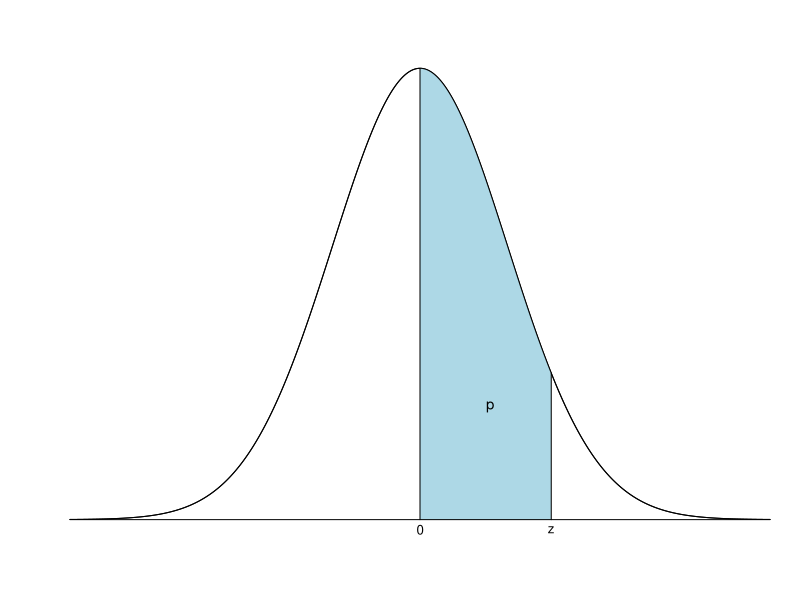
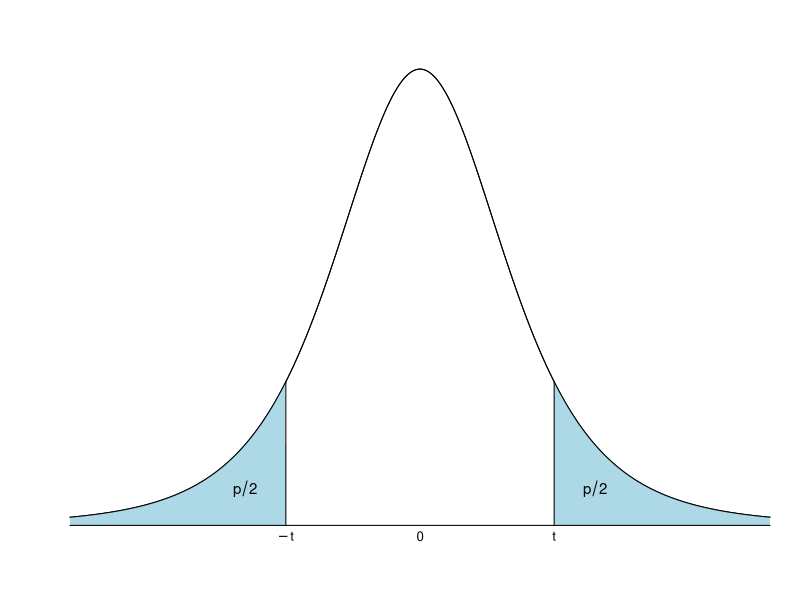
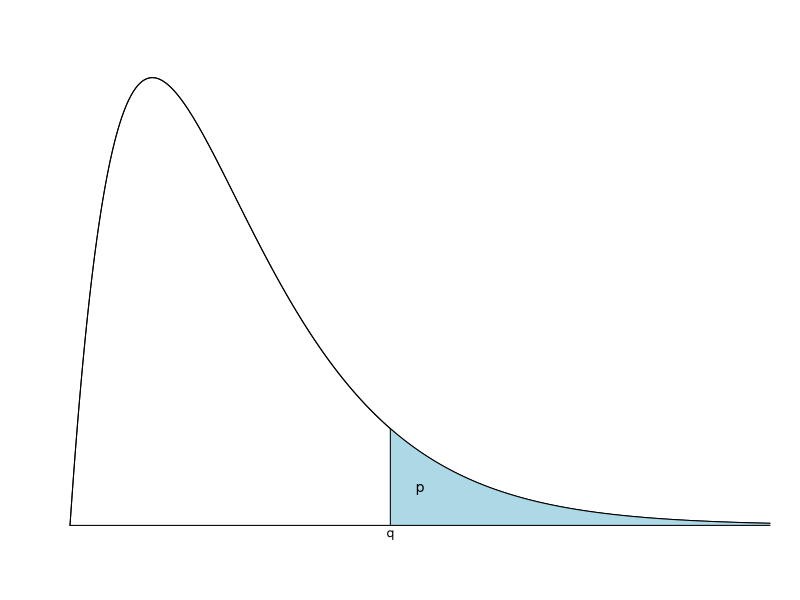
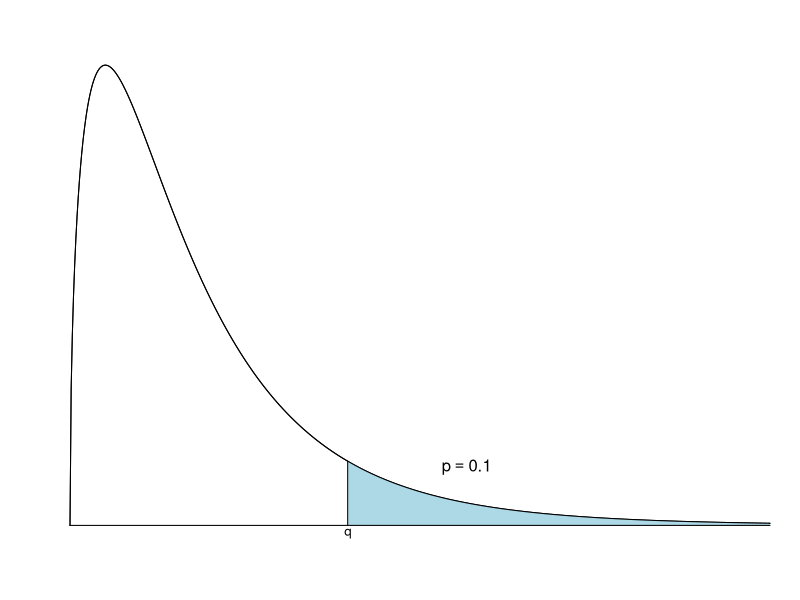
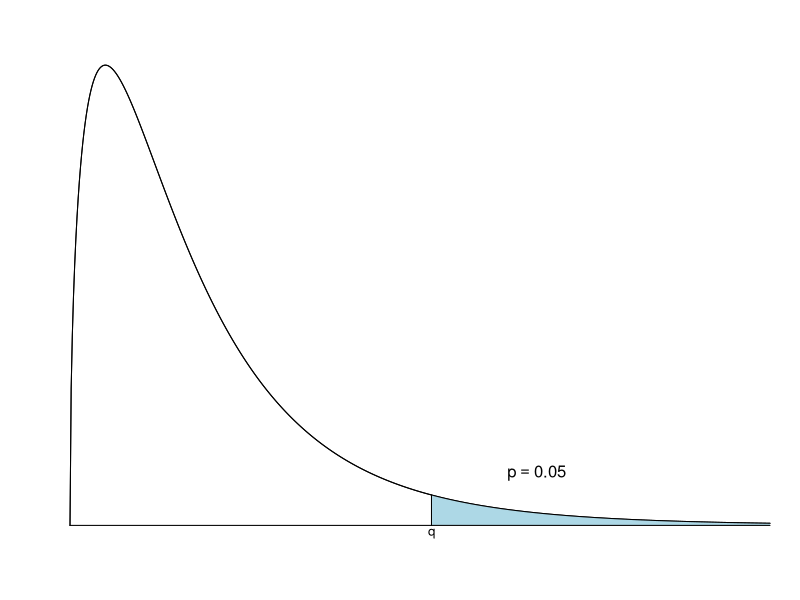
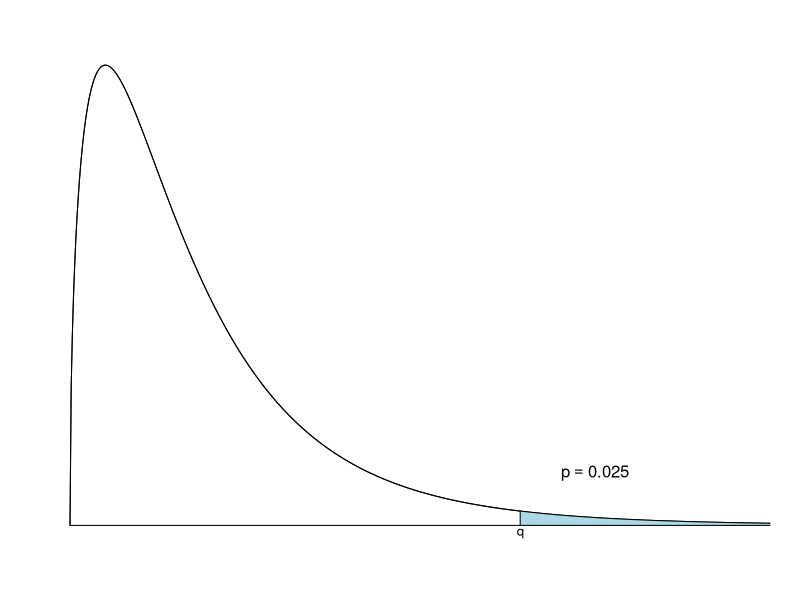
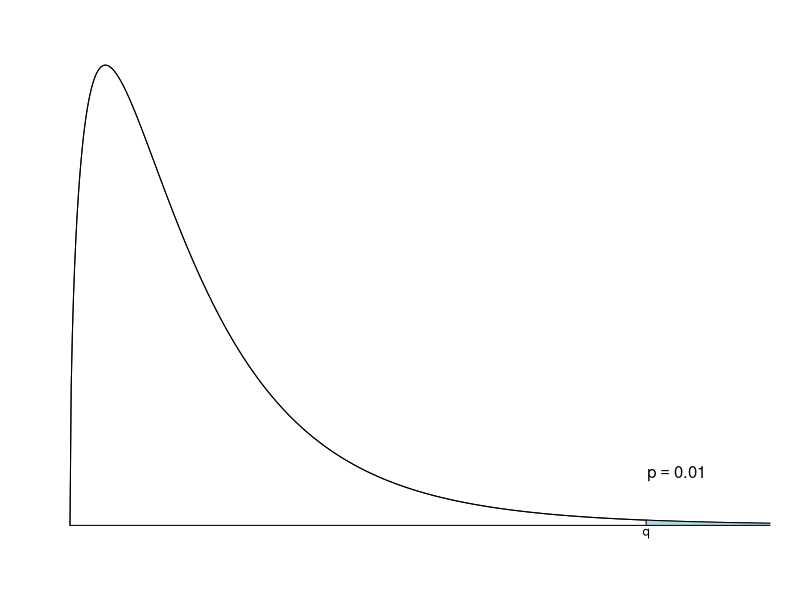
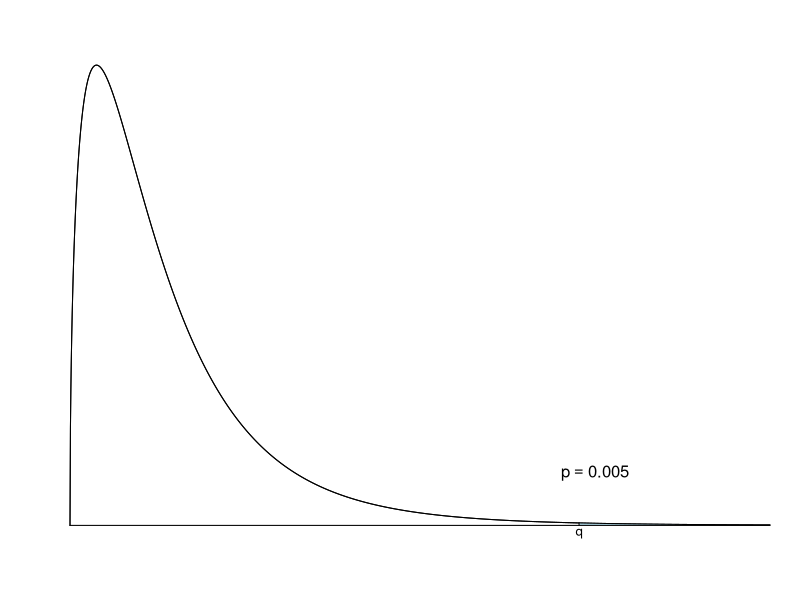

R code for these plots, in order:

# Copyright 2023 Felipe Queiroz. Permission is hereby granted, free of charge, to any person obtaining a copy of this software and associated documentation files (the "Software"), to deal in the Software without restriction, including without limitation the rights to use, copy, modify, merge, publish, distribute, sublicense, and/or sell copies of the Software, and to permit persons to whom the Software is furnished to do so, subject to the following conditions: The above copyright notice and this permission notice shall be included in all copies or substantial portions of the Software. The software is provided "as is", without warranty of any kind, express or implied, including but not limited to the warranties of merchantability, fitness for a particular purpose and noninfringement. In no event shall the authors or copyright holders be liable for any claim, damages or other liability, whether in an action of contract, tort or otherwise, arising from, out of or in connection with the software or the use or other dealings in the software.

## Tabelas - Estatística
require(xtable)


## Normal

z <- seq(0, 3.99, 0.01)
p <- round(pnorm(z) - 0.5, 5)
tab.normal <- matrix(p, nrow = 40, byrow = TRUE)
rownames(tab.normal) <- seq(0, 3.99, 0.1)
colnames(tab.normal) <- seq(0, 9, 1)
tab.normal

sink(file="rawtablenormal.txt")
xtable(tab.normal, digits = 5)
sink(file=NULL)

# Figura
pdf("plotnormal.pdf")
mar.default <- c(5,4,4,2) + 0.1
par(mar = mar.default + c(-2, -2, -2, -2)) 
a1 <- 0
a2 <- 1
gera <- rnorm(100, a1, a2)
x <- seq(-4,4, 0.01)
y <- dnorm(x, a1, a2)
plot(x, y, type = "l", axes = FALSE, ylim = c(0, max(y) + 0.007), ylab = "", xlab = "")
x1 <- seq(0, 1.5, 0.01) 
y1 <- dnorm(x1, a1, a2)
polygon(c(0, 0, x1, 1.5, 0), c(0, 0, y1, 0, 0), col = "lightblue", border = FALSE)
lines(x, y) 
text(1.5, -0.009, expression(z), cex = 0.8)
text(0, -0.009, expression(0), cex = 0.8)
text(0.8, 0.1, expression(p), cex = 0.9)

lines(x = c(0,0), y = c(0,dnorm(0)))
lines(x = c(1.5,1.5), y = c(0,dnorm(1.5)))
lines(x = c(-4,4), y = c(0,0))
dev.off()


## t-Student

nu <- c(2:30, 35, 40, 50, 60, 120)
p  <- c(90, 80, 70, 60, 50, 40, 30, 20, 10, 9, 8, 7, 6, 5, 4, 3, 2, 1, 0.5, 0.2, 0.1)/100
quant.t <- round(qt(p/2, nu[2], lower.tail = FALSE), 3)

tab.t <- matrix(rep(0, length(p)*length(nu)) ,ncol = length(p))
for(i in 1:length(nu)){
  tab.t[i,] <- round(qt(p/2, nu[i], lower.tail = FALSE), 3)
}
colnames(tab.t) = round(p*100, 2)
rownames(tab.t) = nu

sink(file="rawtablet.txt")
xtable(tab.t, digits = 3)
sink(file=NULL)

# Figura
pdf("plott.pdf")
mar.default <- c(5,4,4,2) + 0.1
par(mar = mar.default + c(-2.3, -2, -2, -2)) 
gera <- rt(100, df = 4)
x <- seq(-4, 4, 0.01)
y <- dt(x, 4)
plot(x, y, type = "l", axes = FALSE, ylim = c(0, max(y) + 0.007), ylab = "", xlab = "")
x1 <- seq(-4, qt(0.2/2, 4), 0.01) 
y1 <- dt(x1, 4)
polygon(c(-4, x1, qt(0.2/2, 4), -4,  0), c(0, y1, 0, 0,0), col = "lightblue", border = FALSE)
x1 <- seq(qt(0.2/2, 4, lower.tail = FALSE), 4,  0.01) 
y1 <- dt(x1, 4)
polygon(c(qt(0.2/2, 4, lower.tail = FALSE), x1, 4,  0), c(0, y1, 0,0), col = "lightblue", border = FALSE)
lines(x, y) 
text(qt(0.2/2, 4, lower.tail = FALSE), -0.009, expression(t), cex = 0.8)
text(qt(0.2/2, 4, lower.tail = TRUE), -0.009, expression(-t), cex = 0.8)
text(0, -0.009, expression(0), cex = 0.8)
text(-2, 0.03, expression(p/2), cex = 0.9)
text(2, 0.03, expression(p/2), cex = 0.9)
lines(x = c(qt(0.2/2, 4, lower.tail = FALSE), qt(0.2/2, 4, lower.tail = FALSE)), 
      y = c(0, dt(qt(0.2/2, 4, lower.tail = FALSE), 4)) )
lines(x = c(qt(0.2/2, 4, lower.tail = TRUE), qt(0.2/2, 4, lower.tail = TRUE)), 
      y = c(0, dt(qt(0.2/2, 4, lower.tail = TRUE), 4)) )
lines(x = c(-4,4), y = c(0,0) )
dev.off()


## Chi-quadrado

nu <- c(1:30, 35, 40, 45, 50)
p  <- c(99, 98, 97.5, 95, 90, 80, 70, 60, 50, 40, 30, 20, 10, 5, 4, 2.5, 2, 1, 0.2, 0.1)/100
quant.chi <- round(qt(p/2, nu[2], lower.tail = FALSE), 3)

quant.chi <- matrix(rep(0, length(p)*length(nu)) ,ncol = length(p))
for(i in 1:length(nu)){
  quant.chi[i,] <- round(qchisq(p, nu[i], lower.tail = FALSE), 3)
}
colnames(quant.chi) = round(p*100, 2)
rownames(quant.chi) = nu

sink(file="rawtablechi.txt")
xtable(quant.chi, digits = 3)
sink(file=NULL)

# Figura
pdf("plotchi.pdf")
mar.default <- c(5,4,4,2) + 0.1
par(mar = mar.default + c(-2.3, -2, -2, -2)) 
gera <- rchisq(100, df = 4)
x <- seq(0, 17, 0.01)
y <- dchisq(x, 4)
plot(x, y, type = "l", axes = FALSE, ylim = c(0, max(y) + 0.007), ylab = "", xlab = "")
x1 <- seq(qchisq(0.1, 4, lower.tail = FALSE), 17,  0.01) 
y1 <- dchisq(x1, 4)
polygon(c(qchisq(0.1, 4, lower.tail = FALSE), x1, 17,  0), c(0, y1, 0,0), col = "lightblue", border = FALSE)
lines(x, y) 

text(qchisq(0.1, 4, lower.tail = FALSE), -0.004, expression(q), cex = 0.8)
text(8.5, 0.015, expression(p), cex = 0.9)
lines(x = c(qchisq(0.1, 4, lower.tail = FALSE), qchisq(0.1, 4, lower.tail = FALSE)), 
      y = c(0, dchisq(qchisq(0.1, 4, lower.tail = FALSE), 4)) )
lines(x = c(0,17), y = c(0,0) )
dev.off()


## F de Snedecor p=0.1

num <- c(1:16, 18, 20, 30, 40, 60, 120)
den <- c(2:30, 40, 60, 120)

quant.f0.1 <- matrix(rep(0, length(num)*length(den)), ncol = length(num))
for(i in 1:length(num)){
  quant.f0.1[,i] <- round(qf(0.1, num[i], den, lower.tail = FALSE), 2)
}
colnames(quant.f0.1) = num
rownames(quant.f0.1) = den

sink(file="rawtablef01.txt")
xtable(quant.f0.1, digits = 2)
sink(file=NULL)

# Figura
pdf("plotf01.pdf")
mar.default <- c(5,4,4,2) + 0.1
par(mar = mar.default + c(-2.3, -2, -2, -2)) 
gera <- rf(100, 3, 20)
x <- seq(0, 6, 0.01)
y <- df(x, 3, 20)
plot(x, y, type = "l", axes = FALSE, ylim = c(0, max(y) + 0.007), ylab = "", xlab = "")
x1 <- seq(qf(0.1, 3, 20, lower.tail = FALSE), 6,  0.01) 
y1 <- df(x1, 3, 20)
polygon(c(qf(0.1, 3, 20, lower.tail = FALSE), x1, 6,  0), c(0, y1, 0,0), col = "lightblue", border = FALSE)
lines(x, y) 

text(qf(0.1, 3, 20, lower.tail = FALSE), -0.013, expression(q), cex = 0.8)
text(3.4, 0.09, expression(p == 0.1))
lines(x = c(qf(0.1, 3, 20, lower.tail = FALSE), qf(0.1, 3, 20, lower.tail = FALSE)), 
      y = c(0, df(qf(0.1, 3, 20, lower.tail = FALSE), 3, 20)) )
lines(x = c(0,6), y = c(0,0) )
dev.off()


## F de Snedecor p=0.05

num <- c(1:16, 18, 20, 30, 40, 60, 120)
den <- c(2:30, 40, 60, 120)

quant.f0.05 <- matrix(rep(0, length(num)*length(den)), ncol = length(num))
for(i in 1:length(num)){
  quant.f0.05[,i] <- round(qf(0.05, num[i], den, lower.tail = FALSE), 2)
}
colnames(quant.f0.05) = num
rownames(quant.f0.05) = den

sink(file="rawtablef005.txt")
xtable(quant.f0.05, digits = 2)
sink(file=NULL)

# Figura
pdf("plotf005.pdf")
mar.default <- c(5,4,4,2) + 0.1
par(mar = mar.default + c(-2.3, -2, -2, -2)) 
gera <- rf(100, 3, 20)
x <- seq(0, 6, 0.01)
y <- df(x, 3, 20)
plot(x, y, type = "l", axes = FALSE, ylim = c(0, max(y) + 0.007), ylab = "", xlab = "")
x1 <- seq(qf(0.05, 3, 20, lower.tail = FALSE), 6,  0.01) 
y1 <- df(x1, 3, 20)
polygon(c(qf(0.05, 3, 20, lower.tail = FALSE), x1, 6,  0), c(0, y1, 0,0), col = "lightblue", border = FALSE)
lines(x, y) 

text(qf(0.05, 3, 20, lower.tail = FALSE), -0.013, expression(q), cex = 0.8)
text(4, 0.08, expression(p == 0.05))
lines(x = c(qf(0.05, 3, 20, lower.tail = FALSE), qf(0.05, 3, 20, lower.tail = FALSE)), 
      y = c(0, df(qf(0.05, 3, 20, lower.tail = FALSE), 3, 20)) )
lines(x = c(0,6), y = c(0,0) )
dev.off()


## F de Snedecor p=0.025

num <- c(1:16, 18, 20, 30, 40, 60, 120)
den <- c(2:30, 40, 60, 120)

quant.f0.025 <- matrix(rep(0, length(num)*length(den)), ncol = length(num))
for(i in 1:length(num)){
  quant.f0.025[,i] <- round(qf(0.025, num[i], den, lower.tail = FALSE), 2)
}
colnames(quant.f0.025) = num
rownames(quant.f0.025) = den

sink(file="rawtablef0025.txt")
xtable(quant.f0.025, digits = 2)
sink(file=NULL)

# Figura
pdf("plotf0025.pdf")
mar.default <- c(5,4,4,2) + 0.1
par(mar = mar.default + c(-2.3, -2, -2, -2)) 
gera <- rf(100, 3, 20)
x <- seq(0, 6, 0.01)
y <- df(x, 3, 20)
plot(x, y, type = "l", axes = FALSE, ylim = c(0, max(y) + 0.007), ylab = "", xlab = "")
x1 <- seq(qf(0.025, 3, 20, lower.tail = FALSE), 6,  0.01) 
y1 <- df(x1, 3, 20)
polygon(c(qf(0.025, 3, 20, lower.tail = FALSE), x1, 6,  0), c(0, y1, 0,0), col = "lightblue", border = FALSE)
lines(x, y) 

text(qf(0.025, 3, 20, lower.tail = FALSE), -0.013, expression(q), cex = 0.8)
text(4.5, 0.08, expression(p == 0.025))
lines(x = c(qf(0.025, 3, 20, lower.tail = FALSE), qf(0.025, 3, 20, lower.tail = FALSE)), 
      y = c(0, df(qf(0.025, 3, 20, lower.tail = FALSE), 3, 20)) )
lines(x = c(0,6), y = c(0,0) )
dev.off()


## F de Snedecor p=0.01

num <- c(1:16, 18, 20, 30, 40, 60, 120)
den <- c(2:30, 40, 60, 120)

quant.f0.01 <- matrix(rep(0, length(num)*length(den)), ncol = length(num))
for(i in 1:length(num)){
  quant.f0.01[,i] <- round(qf(0.01, num[i], den, lower.tail = FALSE), 2)
}
colnames(quant.f0.01) = num
rownames(quant.f0.01) = den

sink(file="rawtablef001.txt")
xtable(quant.f0.01, digits = 2)
sink(file=NULL)

# Figura
pdf("plotf001.pdf")
mar.default <- c(5,4,4,2) + 0.1
par(mar = mar.default + c(-2.3, -2, -2, -2)) 
gera <- rf(100, 3, 20)
x <- seq(0, 6, 0.01)
y <- df(x, 3, 20)
plot(x, y, type = "l", axes = FALSE, ylim = c(0, max(y) + 0.007), ylab = "", xlab = "")
x1 <- seq(qf(0.01, 3, 20, lower.tail = FALSE), 6,  0.01) 
y1 <- df(x1, 3, 20)
polygon(c(qf(0.01, 3, 20, lower.tail = FALSE), x1, 6,  0), c(0, y1, 0,0), col = "lightblue", border = FALSE)
lines(x, y) 

text(qf(0.01, 3, 20, lower.tail = FALSE), -0.013, expression(q), cex = 0.8)
text(5.2, 0.08, expression(p == 0.01))
lines(x = c(qf(0.01, 3, 20, lower.tail = FALSE), qf(0.01, 3, 20, lower.tail = FALSE)), 
      y = c(0, df(qf(0.01, 3, 20, lower.tail = FALSE), 3, 20)) )
lines(x = c(0,6), y = c(0,0) )
dev.off()


## F de Snedecor p=0.005
num <- c(1:16, 18, 20, 30, 40, 60, 120)
den <- c(2:30, 40, 60, 120)

quant.f0.005 <- matrix(rep(0, length(num)*length(den)), ncol = length(num))
for(i in 1:length(num)){
  quant.f0.005[,i] <- round(qf(0.005, num[i], den, lower.tail = FALSE), 2)
}
colnames(quant.f0.005) = num
rownames(quant.f0.005) = den

sink(file="rawtablef0005.txt")
xtable(quant.f0.005, digits = 2)
sink(file=NULL)

# Figura
pdf("plotf0005.pdf")
mar.default <- c(5,4,4,2) + 0.1
par(mar = mar.default + c(-2.3, -2, -2, -2)) 
gera <- rf(100, 3, 20)
x <- seq(0, 8, 0.005)
y <- df(x, 3, 20)
plot(x, y, type = "l", axes = FALSE, ylim = c(0, max(y) + 0.007), ylab = "", xlab = "")
x1 <- seq(qf(0.005, 3, 20, lower.tail = FALSE), 8,  0.005) 
y1 <- df(x1, 3, 20)
polygon(c(qf(0.005, 3, 20, lower.tail = FALSE), x1, 8,  0), c(0, y1, 0,0), col = "lightblue", border = FALSE)
lines(x, y) 

text(qf(0.005, 3, 20, lower.tail = FALSE), -0.013, expression(q), cex = 0.8)
text(6, 0.08, expression(p == 0.005))
lines(x = c(qf(0.005, 3, 20, lower.tail = FALSE), qf(0.005, 3, 20, lower.tail = FALSE)), 
      y = c(0, df(qf(0.005, 3, 20, lower.tail = FALSE), 3, 20)) )
lines(x = c(0,8), y = c(0,0) )
dev.off()


